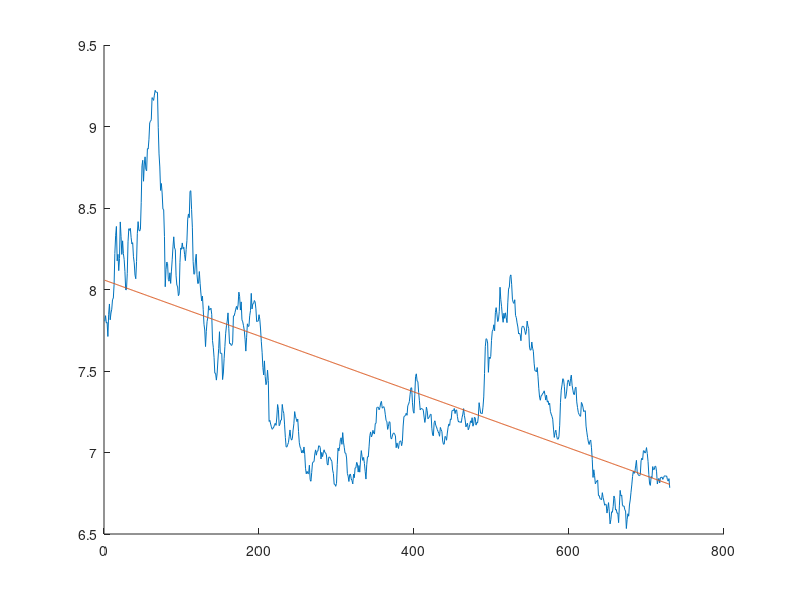

This figure's MATLAB source:
% Resultat
% c =
% 
%    8.058590415468743
%   -0.001717874569616

load('dollar.mat');
format long;
k = size(kurs);
k = k(1);
A = [(zeros(k,1)+1), (1:k)'];
c = A\kurs;
c

x = 1:k;
hold on
plot(x, kurs)
plot(x, c(1)+c(2).*x)
